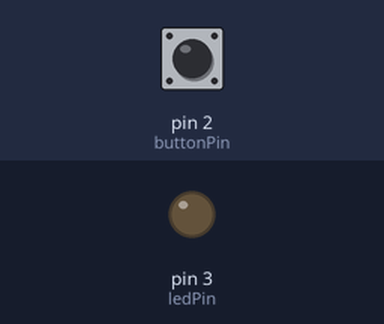
Bench run of a sketch on a simulated Arduino Uno, built with avr-gcc and run on an emulated ATmega328P. Parts: output pins drawn as LEDs (lit = HIGH). Dashed ring = blinking. The test bench sets the inputs (shaded band); at power-on: pin 2 (buttonPin) LOW.

Above: at 1.2 s.
1.3 s: pin 2 (buttonPin) pulled HIGH for 0.15 s
At 2.2 s:
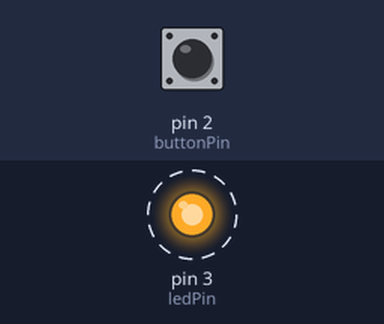
Timing chart, 0 to 10.4 s (numbered marks = the images above; inputs shaded):
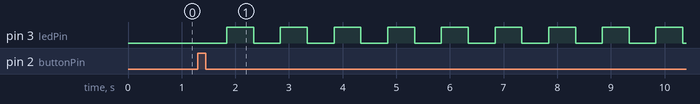

Measured:
- after the input at 1.3 s, pin 3 (ledPin): alternates HIGH for 0.50 s and LOW for 0.50 s, starting after 0.54 s

The sketch:

sketch_nov13a.ino
```cpp
const int buttonPin = 2;
const int ledPin = 3;

// 0 恆亮、1 慢閃、2 中速閃、3 快閃
int mode = 0;

int lastReading = LOW;
int stableButton = LOW;
unsigned long lastDebounceTime = 0;
const unsigned long debounceDelay = 40;

unsigned long lastBlinkTime = 0;
bool ledOn = true;

void setup() {
  pinMode(buttonPin, INPUT);
  pinMode(ledPin, OUTPUT);

  // RGB 模組共用腳接 3.3V 時，通常 LOW 會亮
  digitalWrite(ledPin, LOW);
}

void loop() {
  unsigned long now = millis();
  int reading = digitalRead(buttonPin);

  // 按鈕防彈跳
  if (reading != lastReading) {
    lastDebounceTime = now;
  }

  if (now - lastDebounceTime > debounceDelay) {
    if (reading != stableButton) {
      stableButton = reading;

      // 這種三腳按鈕模組通常按下讀到 HIGH
      if (stableButton == HIGH) {
        mode = (mode + 1) % 4;
        ledOn = true;
        lastBlinkTime = now;
      }
    }
  }

  lastReading = reading;

  if (mode == 0) {
    ledOn = true;  // 恆亮
  } else {
    unsigned long interval;

    if (mode == 1) {
      interval = 500;  // 慢閃
    } else if (mode == 2) {
      interval = 250;  // 中速閃
    } else {
      interval = 100;  // 快閃
    }

    if (now - lastBlinkTime >= interval) {
      lastBlinkTime = now;
      ledOn = !ledOn;
    }
  }

  // 共用腳接 3.3V 的 RGB 模組通常是 LOW 亮、HIGH 滅
  digitalWrite(ledPin, ledOn ? LOW : HIGH);
}
```
